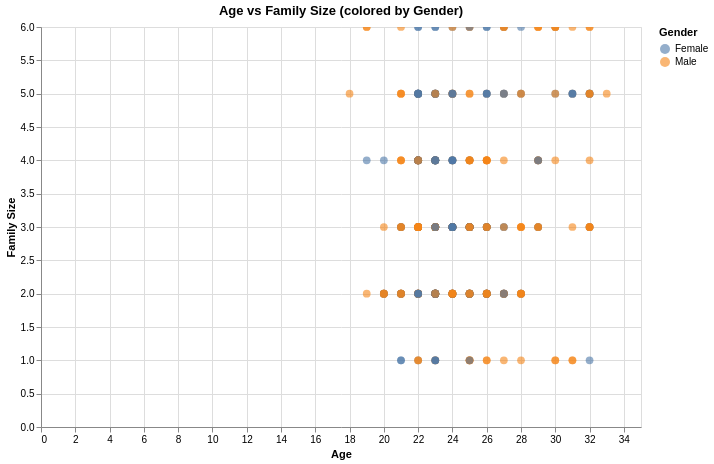

This figure's notebook cell:
### Markdown cell above
## 5. Scatter Plot: Relationship Between Age and Family Size
Plot Age vs. Family Size and color the points based on gender.

### Code cell
alt.Chart(df).mark_circle(size=60, opacity=0.6).encode(
    alt.X('Age:Q', title='Age'),
    alt.Y('Family size:Q', title='Family Size'),
    alt.Color('Gender:N'),
    tooltip=['Age:Q', 'Family size:Q', 'Gender:N', 'Occupation:N']
).properties(
    title='Age vs Family Size (colored by Gender)',
    width=600, height=400
).interactive()

### Figure 1 — Vega-Lite specification as saved in the notebook (floating-point values rounded to 4 significant figures; data arrays with more than 128 entries replaced by an {"elided": "..."} marker saying what was removed)
{"config": {"view": {"continuousWidth": 300, "continuousHeight": 300}}, "data": {"name": "data-f84c5de1922d6b2f20a460be71982c02"}, "mark": {"type": "circle", "opacity": 0.6, "size": 60}, "encoding": {"color": {"field": "Gender", "type": "nominal"}, "tooltip": [{"field": "Age", "type": "quantitative"}, {"field": "Family size", "type": "quantitative"}, {"field": "Gender", "type": "nominal"}, {"field": "Occupation", "type": "nominal"}], "x": {"field": "Age", "title": "Age", "type": "quantitative"}, "y": {"field": "Family size", "title": "Family Size", "type": "quantitative"}}, "height": 400, "params": [{"name": "param_1e9efca18e7a2868", "select": {"type": "interval", "encodings": ["x", "y"]}, "bind": "scales"}], "title": "Age vs Family Size (colored by Gender)", "width": 600, "$schema": "https://vega.github.io/schema/vega-lite/v6.1.0.json", "datasets": {"data-f84c5de1922d6b2f20a460be71982c02": {"elided": "388 records"}}}
